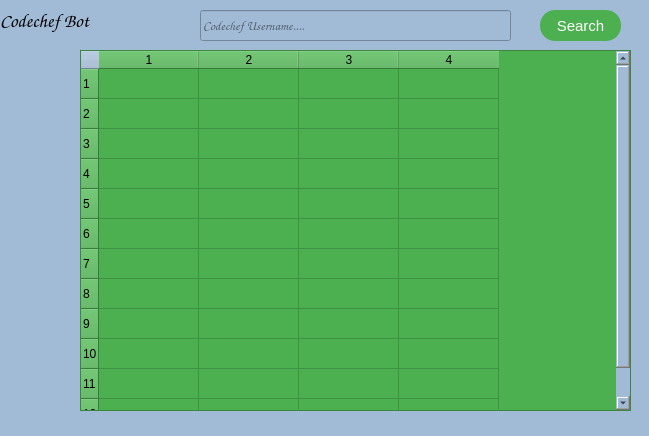
<?xml version="1.0" encoding="UTF-8"?>
<ui version="4.0">
 <class>Codechef</class>
 <widget class="QMainWindow" name="Codechef">
  <property name="geometry">
   <rect>
    <x>0</x>
    <y>0</y>
    <width>649</width>
    <height>436</height>
   </rect>
  </property>
  <property name="maximumSize">
   <size>
    <width>649</width>
    <height>436</height>
   </size>
  </property>
  <property name="font">
   <font>
    <weight>50</weight>
    <bold>false</bold>
   </font>
  </property>
  <property name="windowTitle">
   <string>MainWindow</string>
  </property>
  <property name="styleSheet">
   <string notr="true">  background-color: rgb(161, 187, 215)
</string>
  </property>
  <property name="tabShape">
   <enum>QTabWidget::Triangular</enum>
  </property>
  <widget class="QWidget" name="centralwidget">
   <property name="styleSheet">
    <string notr="true">background color:blue</string>
   </property>
   <widget class="QTableWidget" name="tableWidget">
    <property name="geometry">
     <rect>
      <x>80</x>
      <y>50</y>
      <width>551</width>
      <height>361</height>
     </rect>
    </property>
    <property name="font">
     <font>
      <family>Comic Sans MS</family>
     </font>
    </property>
    <property name="styleSheet">
     <string notr="true">  background-color:rgb(76, 175, 80)

</string>
    </property>
    <property name="frameShape">
     <enum>QFrame::StyledPanel</enum>
    </property>
    <property name="verticalScrollBarPolicy">
     <enum>Qt::ScrollBarAlwaysOn</enum>
    </property>
    <property name="sizeAdjustPolicy">
     <enum>QAbstractScrollArea::AdjustToContents</enum>
    </property>
    <property name="alternatingRowColors">
     <bool>false</bool>
    </property>
    <property name="selectionBehavior">
     <enum>QAbstractItemView::SelectItems</enum>
    </property>
    <property name="verticalScrollMode">
     <enum>QAbstractItemView::ScrollPerItem</enum>
    </property>
    <property name="sortingEnabled">
     <bool>false</bool>
    </property>
    <property name="rowCount">
     <number>12</number>
    </property>
    <property name="columnCount">
     <number>4</number>
    </property>
    <row/>
    <row/>
    <row/>
    <row/>
    <row/>
    <row/>
    <row/>
    <row/>
    <row/>
    <row/>
    <row/>
    <row/>
    <column/>
    <column/>
    <column/>
    <column/>
   </widget>
   <widget class="QPushButton" name="pushButton">
    <property name="geometry">
     <rect>
      <x>540</x>
      <y>10</y>
      <width>81</width>
      <height>31</height>
     </rect>
    </property>
    <property name="styleSheet">
     <string notr="true"> 
  font-size: 15px;
  text-align: center;
  cursor: pointer;
  outline: none;
  color: #fff;
  background-color: #4CAF50;
  border: none;
  border-radius: 15px;
  box-shadow: 0 9px #999;</string>
    </property>
    <property name="text">
     <string>Search</string>
    </property>
   </widget>
   <widget class="QLineEdit" name="lineEdit">
    <property name="geometry">
     <rect>
      <x>200</x>
      <y>10</y>
      <width>311</width>
      <height>31</height>
     </rect>
    </property>
    <property name="font">
     <font>
      <family>Comic Sans MS</family>
      <pointsize>10</pointsize>
     </font>
    </property>
    <property name="styleSheet">
     <string notr="true">  background-color: rgb(161, 187, 215)</string>
    </property>
    <property name="placeholderText">
     <string>Codechef Username....</string>
    </property>
    <property name="cursorMoveStyle">
     <enum>Qt::LogicalMoveStyle</enum>
    </property>
   </widget>
   <widget class="QLabel" name="label">
    <property name="geometry">
     <rect>
      <x>0</x>
      <y>0</y>
      <width>161</width>
      <height>41</height>
     </rect>
    </property>
    <property name="font">
     <font>
      <family>Comic Sans MS</family>
      <pointsize>14</pointsize>
     </font>
    </property>
    <property name="styleSheet">
     <string notr="true">  background-color: rgb(161, 187, 215)
</string>
    </property>
    <property name="text">
     <string>Codechef Bot</string>
    </property>
   </widget>
  </widget>
  <widget class="QStatusBar" name="statusbar"/>
 </widget>
 <resources/>
 <connections/>
</ui>
